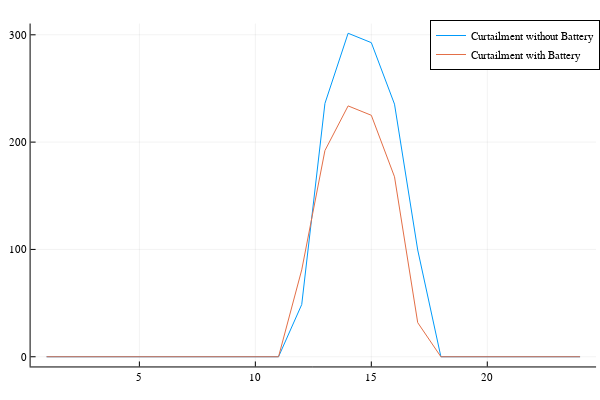

Source (notebook cell):
### Code cell
plot(sol_gen[193:216,:gen_sum], label="Curtailment without Battery")
plot!(sol_gen_batt[193:216,:gen_sum], label="Curtailment with Battery")

### Figure 1 — Plotly figure (JSON) as saved in the notebook; plotly's stock layout.template omitted (floating-point values rounded to 4 significant figures)
{"data": [{"colorbar": {"title": ""}, "legendgroup": "Curtailment without Battery", "line": {"color": "rgba(0, 154, 250, 1.000)", "dash": "solid", "shape": "linear", "width": 1}, "mode": "lines", "name": "Curtailment without Battery", "showlegend": true, "type": "scatter", "x": [1, 2, 3, 4, 5, 6, 7, 8, 9, 10, 11, 12, 13, 14, 15, 16, 17, 18, 19, 20, 21, 22, 23, 24], "xaxis": "x", "y": [0, 0, 0, 0, 0, 0, 0, 0, 0, 0, 0, 48.66, 236.0, 301.4, 292.7, 235.4, 99.48, 0, 0, 0, 0, 0, 0, 0], "yaxis": "y", "zmax": null, "zmin": null}, {"colorbar": {"title": ""}, "legendgroup": "Curtailment with Battery", "line": {"color": "rgba(227, 111, 71, 1.000)", "dash": "solid", "shape": "linear", "width": 1}, "mode": "lines", "name": "Curtailment with Battery", "showlegend": true, "type": "scatter", "x": [1, 2, 3, 4, 5, 6, 7, 8, 9, 10, 11, 12, 13, 14, 15, 16, 17, 18, 19, 20, 21, 22, 23, 24], "xaxis": "x", "y": [0, 0, 0, 0, 0, 0, 0, 0, 0, 0, 0, 80.96, 192.1, 233.8, 225.0, 167.7, 31.79, 0, 0, 0, 0, 0, 0, 0], "yaxis": "y", "zmax": null, "zmin": null}], "layout": {"annotations": [], "height": 400, "legend": {"bgcolor": "rgba(255, 255, 255, 1.000)", "bordercolor": "rgba(0, 0, 0, 1.000)", "borderwidth": 1, "font": {"color": "rgba(0, 0, 0, 1.000)", "family": "sans-serif", "size": 11}, "title": {"font": {"color": "rgba(0, 0, 0, 1.000)", "family": "sans-serif", "size": 15}, "text": ""}, "tracegroupgap": 0, "traceorder": "normal", "x": 1, "xanchor": "auto", "y": 1, "yanchor": "auto"}, "margin": {"b": 20, "l": 0, "r": 0, "t": 20}, "paper_bgcolor": "rgba(255, 255, 255, 1.000)", "plot_bgcolor": "rgba(255, 255, 255, 1.000)", "showlegend": true, "width": 600, "xaxis": {"anchor": "y", "domain": [0.05101, 0.9934], "gridcolor": "rgba(0, 0, 0, 0.100)", "gridwidth": 0.5, "linecolor": "rgba(0, 0, 0, 1.000)", "mirror": false, "range": [0.31, 24.69], "showgrid": true, "showline": true, "showticklabels": true, "tickangle": 0, "tickcolor": "rgb(0, 0, 0)", "tickfont": {"color": "rgba(0, 0, 0, 1.000)", "family": "sans-serif", "size": 11}, "tickmode": "array", "ticks": "inside", "ticktext": ["5", "10", "15", "20"], "tickvals": [5, 10, 15, 20], "title": "", "titlefont": {"color": "rgba(0, 0, 0, 1.000)", "family": "sans-serif", "size": 15}, "type": "-", "visible": true, "zeroline": false, "zerolinecolor": "rgba(0, 0, 0, 1.000)"}, "yaxis": {"anchor": "x", "domain": [0.03762, 0.9902], "gridcolor": "rgba(0, 0, 0, 0.100)", "gridwidth": 0.5, "linecolor": "rgba(0, 0, 0, 1.000)", "mirror": false, "range": [-9.043, 310.5], "showgrid": true, "showline": true, "showticklabels": true, "tickangle": 0, "tickcolor": "rgb(0, 0, 0)", "tickfont": {"color": "rgba(0, 0, 0, 1.000)", "family": "sans-serif", "size": 11}, "tickmode": "array", "ticks": "inside", "ticktext": ["0", "100", "200", "300"], "tickvals": [0, 100, 200, 300], "title": "", "titlefont": {"color": "rgba(0, 0, 0, 1.000)", "family": "sans-serif", "size": 15}, "type": "-", "visible": true, "zeroline": false, "zerolinecolor": "rgba(0, 0, 0, 1.000)"}}}
